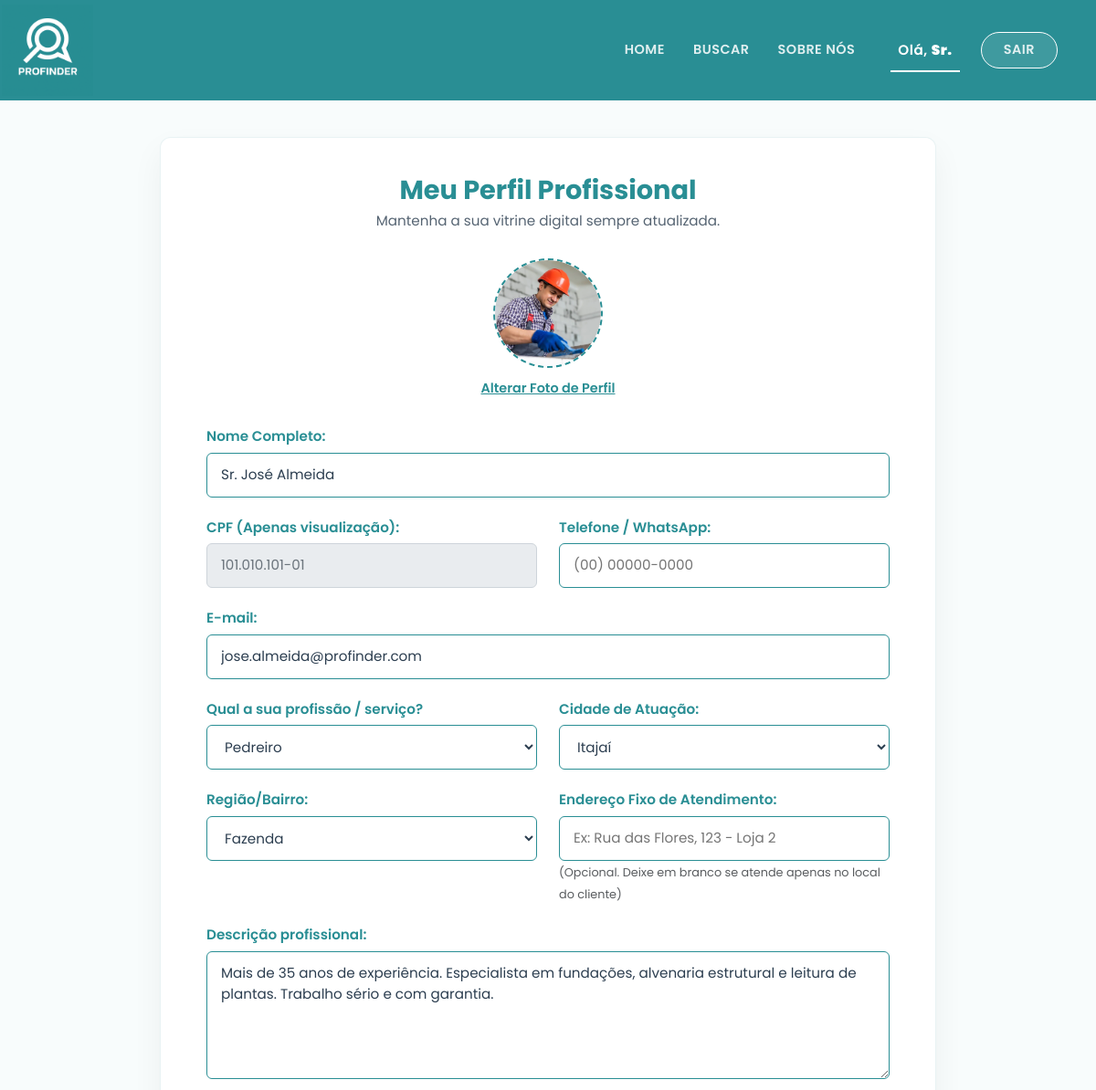
Page /meu-perfil (signed in, upper part) on the earlier database version.
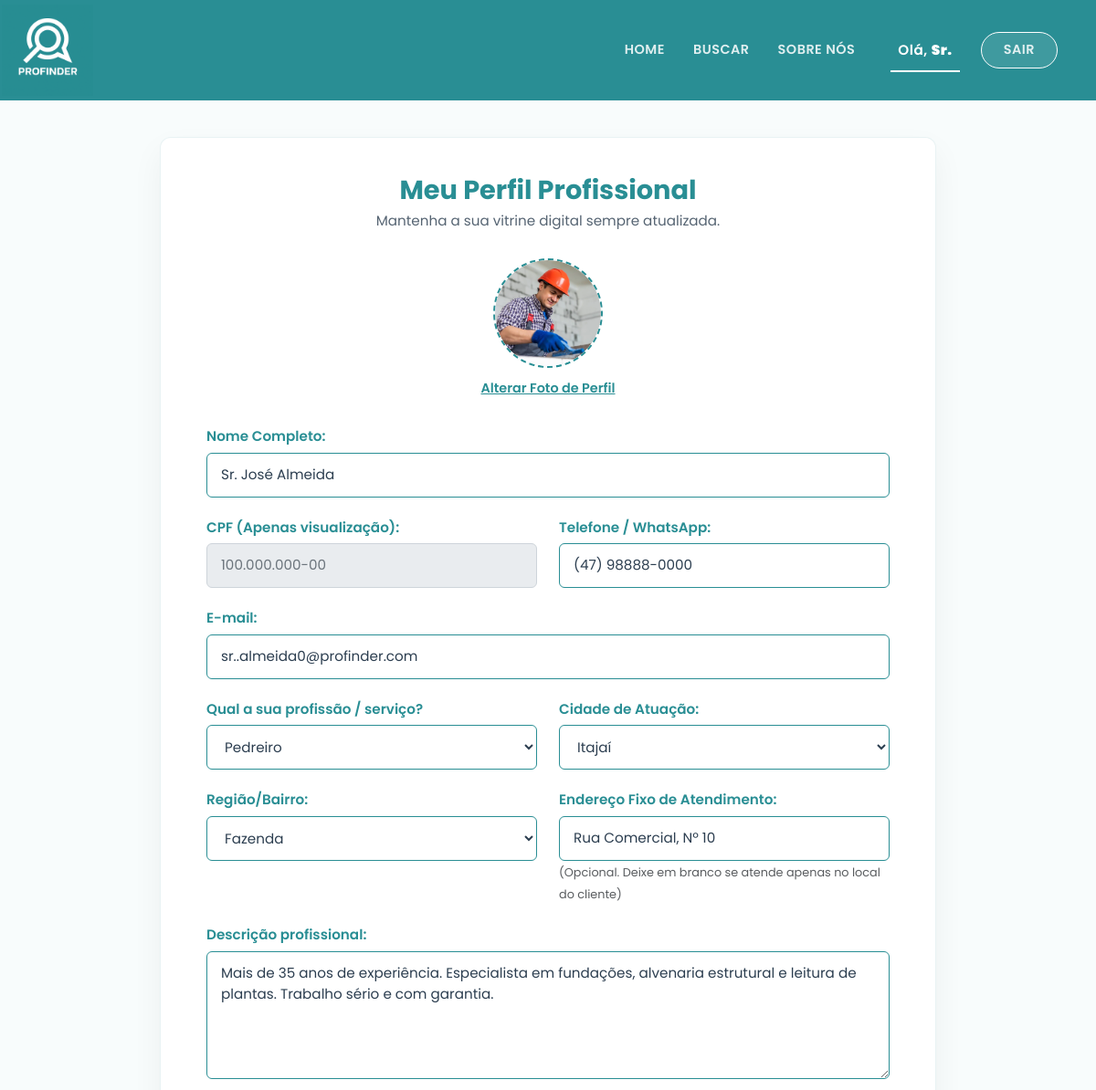
Same page on the later database version.
### app.py (models this page shows, shortened)
class Profissional(db.Model, UserMixin):
    id = db.Column(db.Integer, primary_key=True)
    nome = db.Column(db.String(100), nullable=False)
    cpf = db.Column(db.String(11), unique=True, nullable=False)
    email = db.Column(db.String(120), unique=True, nullable=False)
    senha = db.Column(db.String(128), nullable=False)
    telefone = db.Column(db.String(20), nullable=True)
    profissao = db.Column(db.String(50), nullable=False)
    cidade = db.Column(db.String(100), nullable=False)
    regiao = db.Column(db.String(100), nullable=False)
    endereco_fixo = db.Column(db.String(255), nullable=True)
    descricao = db.Column(db.Text, nullable=True)
    avaliacao = db.Column(db.Float, default=5.0)
    foto = db.Column(db.String(255), default='https://cdn-icons-png.flaticon.com/512/3135/3135715.png')
    tipo_conta = db.Column(db.String(20), default='profissional')
    trabalhos = db.relationship('Portfolio', backref='profissional', lazy=True, cascade='all, delete-orphan')
    solicitacoes_recebidas = db.relationship('SolicitacaoServico', backref='profissional_solicitado', lazy=True, cascade='all, delete-orphan')

### app.py (the view, shortened to what this page needs)
@app.route('/meu-perfil', methods=['GET', 'POST'])
@login_required
def meu_perfil():
    if current_user.tipo_conta == 'profissional':
        trabalhos_portfolio = Portfolio.query.filter_by(profissional_id=current_user.id).all()
        solicitacoes_recebidas = SolicitacaoServico.query.filter_by(profissional_id=current_user.id).order_by(SolicitacaoServico.data_solicitacao.desc()).all()
        return render_template('meu_perfil_profissional.html', trabalhos=trabalhos_portfolio, solicitacoes=solicitacoes_recebidas)
    else:
        minhas_solicitacoes = SolicitacaoServico.query.filter_by(cliente_id=current_user.id).order_by(SolicitacaoServico.data_solicitacao.desc()).all()
        return render_template('meu_perfil_cliente.html', solicitacoes=minhas_solicitacoes)

### app.py (called while the page is built)
@login_manager.user_loader
def load_user(user_id):
    try:
        tipo, real_id = user_id.split('_')
        if tipo == 'usuario':
            return Usuario.query.get(int(real_id))
        elif tipo == 'profissional':
            return Profissional.query.get(int(real_id))
    except ValueError:
        user = Usuario.query.get(int(user_id))
        if user:
            return user
        return Profissional.query.get(int(user_id))
    return None

### app/templates/meu_perfil_profissional.html (shortened to what the changed rows need)
<!DOCTYPE html>
<html lang="pt-BR">
<head>
    <link href="https://cdn.jsdelivr.net/npm/bootstrap@5.3.2/dist/css/bootstrap.min.css" rel="stylesheet">
    <link rel="stylesheet" href="https://cdn.jsdelivr.net/npm/bootstrap-icons@1.11.1/font/bootstrap-icons.css">
</head>
<body>
    <nav class="navbar navbar-expand-lg navbar-profinder sticky-top">
        <div class="container">
            <div class="collapse navbar-collapse justify-content-end" id="navbarNav">
                <ul class="navbar-nav align-items-center">
                    {% if current_user.is_authenticated %}
                        <li class="nav-item ms-lg-3 mt-3 mt-lg-0 d-none d-lg-block">
                            <span class="nav-link active" style="text-transform: none; font-size: 0.95rem;">Olá, <strong>{{ current_user.nome.split()[0] }}</strong></span>
                        </li>
                        <li class="nav-item ms-lg-2 mt-2 mt-lg-0">
                            <a class="nav-link btn-login-nav border border-white rounded-pill px-4" href="{{ url_for('logout') }}" style="background-color: rgba(255,255,255,0.1);">Sair</a>
                        </li>
                    {% endif %}
                </ul>
            </div>
        </div>
    </nav>
    <main class="main-container">
        <div class="card-perfil">
            <div class="cabecalho-perfil">
                <h1 class="titulo-card">Meu Perfil Profissional</h1>
            </div>
            <form id="formPerfil" action="{{ url_for('meu_perfil') }}" method="POST" enctype="multipart/form-data">
                <div class="foto-upload-container" onclick="document.getElementById('inputFoto').click();">
                    <div class="foto-circle" id="fotoPreviewContainer">
                        {% if current_user.foto and current_user.foto != 'https://cdn-icons-png.flaticon.com/512/3135/3135715.png' %}
                            <img src="{{ current_user.foto }}" alt="Sua Foto">
                        {% else %}
                            <i class="bi bi-camera" id="iconeCamera"></i>
                        {% endif %}
                    </div>
                </div>
                <div class="row row-espaco">
                    <div class="col-12">
                        <label class="form-label-custom">Nome Completo:</label>
                        <input type="text" class="form-control-custom" name="nome" value="{{ current_user.nome }}" required>
                    </div>
                </div>
                <div class="row row-espaco">
                    <div class="col-md-6 mb-3 mb-md-0">
                        <label class="form-label-custom">CPF (Apenas visualização):</label>
                        <input type="text" class="form-control-custom form-control-disabled" id="cpf-visualizacao" value="{{ current_user.cpf }}" readonly>
                    </div>
                    <div class="col-md-6">
                        <label class="form-label-custom">Telefone / WhatsApp:</label>
                        <input type="text" class="form-control-custom" name="telefone" placeholder="(00) 00000-0000" oninput="mascaraTelefone(this)" maxlength="15" value="{{ current_user.telefone or '' }}" required autocomplete="tel">
                    </div>
                </div>
                <div class="row row-espaco">
                    <div class="col-12">
                        <label class="form-label-custom">E-mail:</label>
                        <input type="email" class="form-control-custom" name="email" value="{{ current_user.email }}" required>
                    </div>
                </div>
                <div class="row row-espaco">
                    <div class="col-md-6 mb-3 mb-md-0">
                        <label class="form-label-custom">Qual a sua profissão / serviço?</label>
                        <select class="form-select-custom" name="profissao" required>
                            <option value="Pedreiro" {% if current_user.profissao == 'Pedreiro' %}selected{% endif %}>Pedreiro</option>
                        </select>
                    </div>
                    <div class="col-md-6">
                        <label class="form-label-custom">Cidade de Atuação:</label>
                        <select class="form-select-custom" name="cidade" id="selectCidade" onchange="atualizarRegioesPerfil()" required>
                            <option value="Itajaí" {% if current_user.cidade == 'Itajaí' %}selected{% endif %}>Itajaí</option>
                        </select>
                    </div>
                </div>
                <div class="row row-espaco">
                    <div class="col-md-6 mb-3 mb-md-0">
                        <label class="form-label-custom">Região/Bairro:</label>
                        <select class="form-select-custom" name="regiao" id="selectRegiao" required data-regiao-atual="{{ current_user.regiao }}">
                            <option value="" disabled selected>Selecione a cidade primeiro</option>
                        </select>
                    </div>
                    <div class="col-md-6">
                        <label class="form-label-custom">Endereço Fixo de Atendimento:</label>
                        <input type="text" class="form-control-custom" name="endereco_fixo" placeholder="Ex: Rua das Flores, 123 - Loja 2" value="{{ current_user.endereco_fixo or '' }}">
                        <small class="form-text text-muted" style="font-size: 0.8rem;">(Opcional. Deixe em branco se atende apenas no local do cliente)</small>
                    </div>
                </div>
                <div class="row row-espaco">
                    <div class="col-12">
                        <label class="form-label-custom">Descrição profissional:</label>
                        <textarea class="form-control-custom" name="descricao" rows="5" placeholder="Descreva os seus serviços, anos de experiência e o que o diferencia ..." required>{{ current_user.descricao or '' }}</textarea>
                    </div>
                </div>
            </form>
        </div>
    </main>
</body>
</html>

Differences in the rows shown:
changed Profissional "Sr.": cpf "101.010.101-01" → "100.000.000-00"; telefone (not shown) → "(47) 98888-0000"; email "jose.almeida@profinder.com" → "sr..almeida0@profinder.com"; endereco_fixo (not shown) → "Rua Comercial, Nº 10"
